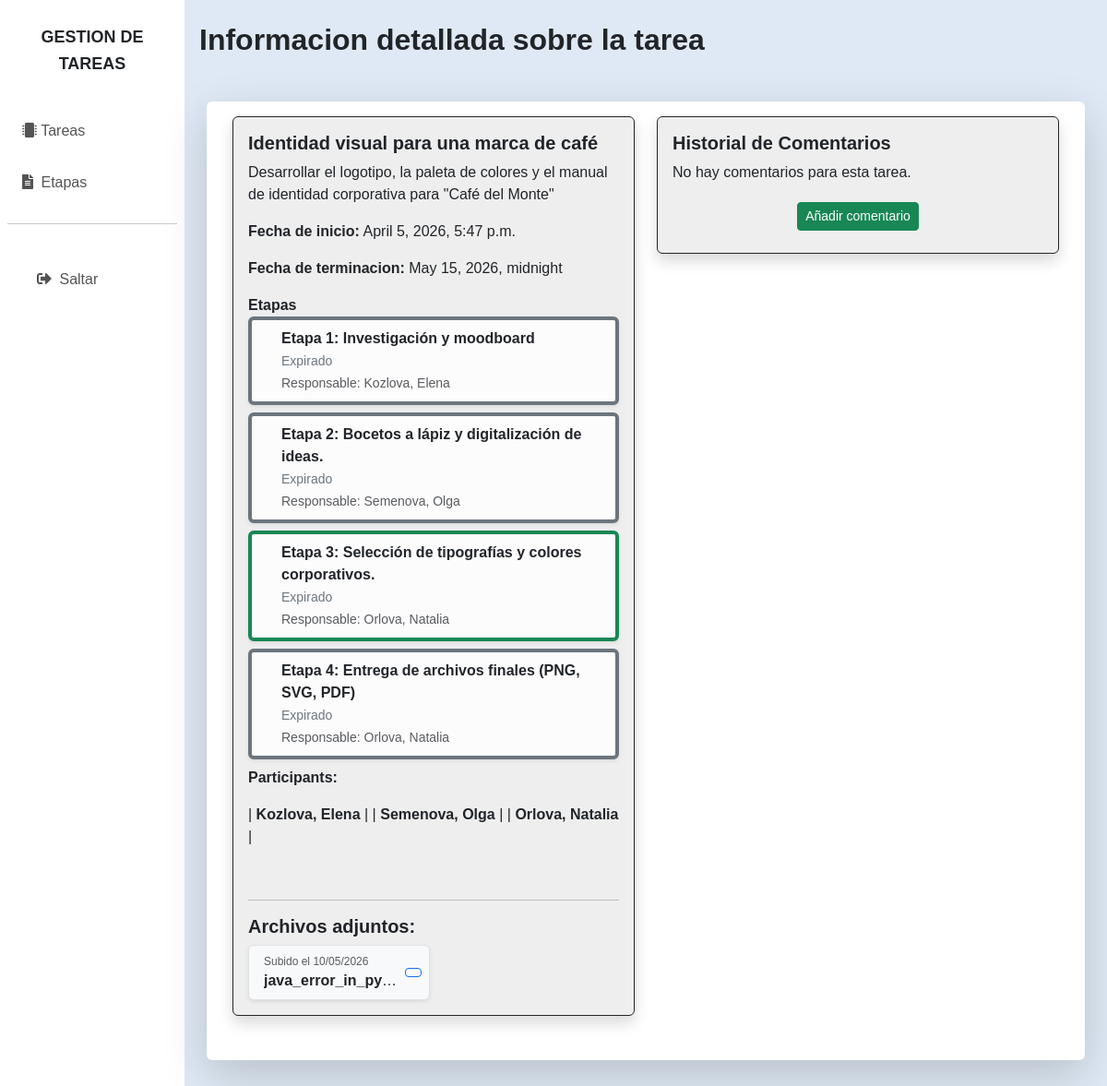
The page /tasks/2/ (signed in) on the database as committed earlier.
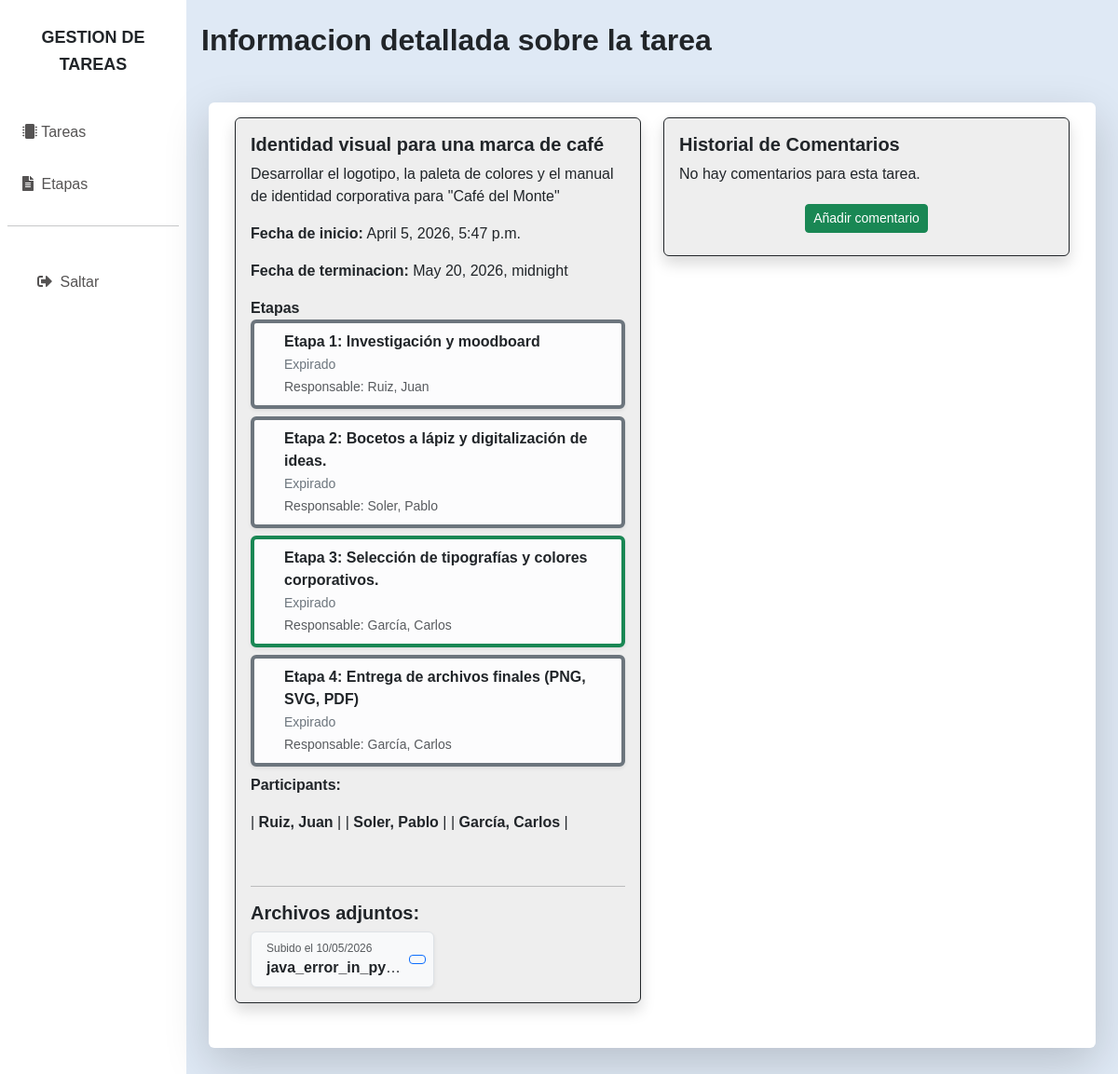
The same page on the database as committed later.
### taskapp/models.py (models this page shows, shortened)
class Task(models.Model):
    title = models.CharField(max_length=100, verbose_name='titulo')
    description = models.TextField(null=False, blank=True, verbose_name='descripcion')
    start_date = models.DateTimeField(auto_now_add=True)
    end_date = models.DateTimeField(verbose_name='fecha de terminacion')
    status = models.BooleanField(default=False, verbose_name='completada')
    author = models.ForeignKey(
        settings.AUTH_USER_MODEL,
        on_delete=models.CASCADE,
        related_name='created_tasks',
        verbose_name='Autor de la tarea',
        null=True,
        blank=True
    )
    students = models.ManyToManyField(
        settings.AUTH_USER_MODEL,
        related_name='tasks_as_student',
        limit_choices_to={'is_student': True},
        verbose_name='alumnos'
    )
    tutor = models.ForeignKey(
        settings.AUTH_USER_MODEL,
        on_delete=models.PROTECT,
        related_name='tasks_as_tutor',
        limit_choices_to={'is_tutor': True},
        verbose_name='tutor')
    course = models.ForeignKey(
        Course,
        on_delete=models.PROTECT,
        related_name='tasks',
        verbose_name='cursos')

class Stage(models.Model):
    count = models.PositiveIntegerField(verbose_name='orden')
    title = models.CharField(max_length=100, verbose_name='titulo')
    description = models.TextField(null=False, blank=True, verbose_name='descripcion')
    start_date = models.DateTimeField(auto_now_add=True, verbose_name='fecha de inicio')
    end_date = models.DateTimeField(verbose_name='fecha de terminacion')
    status = models.BooleanField(default=False, verbose_name='completada')
    task = models.ForeignKey(
        Task,
        on_delete=models.CASCADE,
        related_name='stages',
        verbose_name='tarea')
    student = models.ForeignKey(
        settings.AUTH_USER_MODEL,
        on_delete=models.PROTECT,
        related_name='stages',
        limit_choices_to={'is_student': True},
        verbose_name='alumno')
    class Meta:
        ordering = ['task', 'count']
    @property
    def days_left(self):
        if self.end_date:
            delta = self.end_date - timezone.now()
            return delta.days
        return None

### myauth/models.py (models this page shows)
class User(AbstractBaseUser, PermissionsMixin):
    is_student = models.BooleanField(default=False)
    is_tutor = models.BooleanField(default=False)
    dni = models.CharField(max_length=10, unique=True)
    name = models.CharField(max_length=100)
    last_name = models.CharField(max_length=200)
    email = models.EmailField(unique=True)
    birthdate = models.DateField(null=True, blank=True)
    group = models.ForeignKey(
        'taskapp.Group',
        on_delete=models.PROTECT,
        related_name='users',
        null=True, # Optional: helps if you create a superuser without a department
        blank=True
    )
    is_active = models.BooleanField(default=True)
    is_staff = models.BooleanField(default=False)
    date_joined = models.DateTimeField(auto_now_add=True)
    objects = UserManager()
    USERNAME_FIELD = "email"   # Students will login using email
    REQUIRED_FIELDS = ["name"] # Fields prompted for during 'createsuperuser'
    def __str__(self):
        return f"{self.last_name}, {self.name}"

### taskapp/views.py (the view)
# urls.py: path('tasks/<int:pk>/', TaskDetailView.as_view(), name='task_detail'),  # Detalle y alumnos
class TaskDetailView(FormMixin, DetailView):
    model = Task
    template_name = 'tasks/task-detail.html'
    form_class = TaskForm
    def get_form_kwargs(self):
        kwargs = super(TaskDetailView, self).get_form_kwargs()
        user_group = self.request.user.group
        kwargs['user_group'] = user_group
        return kwargs
    def get_context_data(self, **kwargs):
        context = super().get_context_data(**kwargs)
        context['comments'] = (CommentTask.objects.filter(task=self.object)
                               .select_related('user').order_by('-uploaded_at'))
        context['now'] = timezone.now()
        return context

### taskapp/models.py (called while the page is built)
    def filename(self):
        return os.path.basename(self.file.name)

### taskapp/templates/tasks/task-detail.html (shortened to what the changed rows need)
{% extends "_base.html" %}
{% block content %}
<h2 class="fw-bold">Informacion detallada sobre la tarea</h2>
<div class="row bg-white px-3 py-3 mx-2 my-5 rounded pb-5 shadow-lg">
    <div class="col">
        <div class="card border-dark shadow" style="background: #eee">
            <div class="card-body">
                <h5 class="card-title fw-bold">{{ object.title }}</h5>
                <p class="card-text">{{ object.description }}</p>
                <p class="card-text"><span class="card-text fw-semibold">Fecha de inicio:</span> {{ object.start_date }}</p>
                <p class="card-text"><span class="card-text fw-semibold">Fecha de terminacion:</span> {{ object.end_date }}</p>
                <div class="d-flex justify-content-between align-items-center">
                    <p class="card-text fw-semibold">Etapas</p>
                </div>
                <ul class="list-group">
                    {% for stage in object.stages.all %}
                    <li class="list-group-item list-group-item-light d-flex justify-content-between align-items-center mb-2
                    shadow-sm rounded border-start border-4
                            {% if stage.status %} border-success
                            {% elif stage.days_left < 0 %} border-secondary
                            {% elif stage.days_left < 2 %} border-danger
                            {% elif stage.days_left < 4 %} border-warning
                            {% else %} border-success
                            {% endif %}">
                        <div class="ps-3">
                            <a href="/stages/{{ stage.pk }}/" class="text-decoration-none link-dark fw-bold d-inline-block"
                               style="transition: transform 0.2s;"
                               onmouseover="this.style.transform='scale(1.1)'"
                               onmouseout="this.style.transform='scale(1)'">
                                Etapa {{ forloop.counter }}: {{ stage.title }}
                            </a>
                            <br>
                            <small class="text-muted">
                                {% if stage.end_date < now %}
                                    <span class="text-secondary">Expirado</span>
                                {% else %}
                                    Quedan: {{ stage.end_date|timeuntil }}
                                {% endif %}
                            </small>
                            <br>
                            <small class="text-muted">
                                    Responsable: {{ stage.student }}
                            </small>
                        </div>
                    </li>
                    {% empty %}
                        <li class="list-group-item text-muted text-center">No hay etapas</li>
                    {% endfor %}
                </ul>
                <p class="card-text fw-semibold">Participants:</p>
                 <p>
                    {% for student in object.students.all %}
                         | <strong>{{ student }}</strong> |
                     {% endfor %}
                 </p>
                <br>
                <hr>
                <div class="mt-3">
                    <h5 class="fw-bold"> Archivos adjuntos:</h5>
                    <div class="row g-2">
                    </div>
                </div>
            </div>
        </div>
    </div>
</div>
{% endblock %}

Rows that differ between the two databases and show on the page:
changed Task "Identidad visual para una marca de café": end_date "May 15, 2026, midnight" → "May 20, 2026, midnight"
changed through a linked row, Stage "Investigación y moodboard": student "Kozlova, Elena" → "Ruiz, Juan"
changed through a linked row, Stage "Bocetos a lápiz y digitalización de ideas.": student "Semenova, Olga" → "Soler, Pablo"
changed through a linked row, Stage "Selección de tipografías y colores corporativos.": student "Orlova, Natalia" → "García, Carlos"
changed Stage "Entrega de archivos finales (PNG, SVG, PDF)": student "Orlova, Natalia" → "García, Carlos"
changed User: last_name+name "Kozlova, Elena" → "Ruiz, Juan"
changed User: last_name+name "Semenova, Olga" → "Soler, Pablo"
changed User: last_name+name "Orlova, Natalia" → "García, Carlos"
